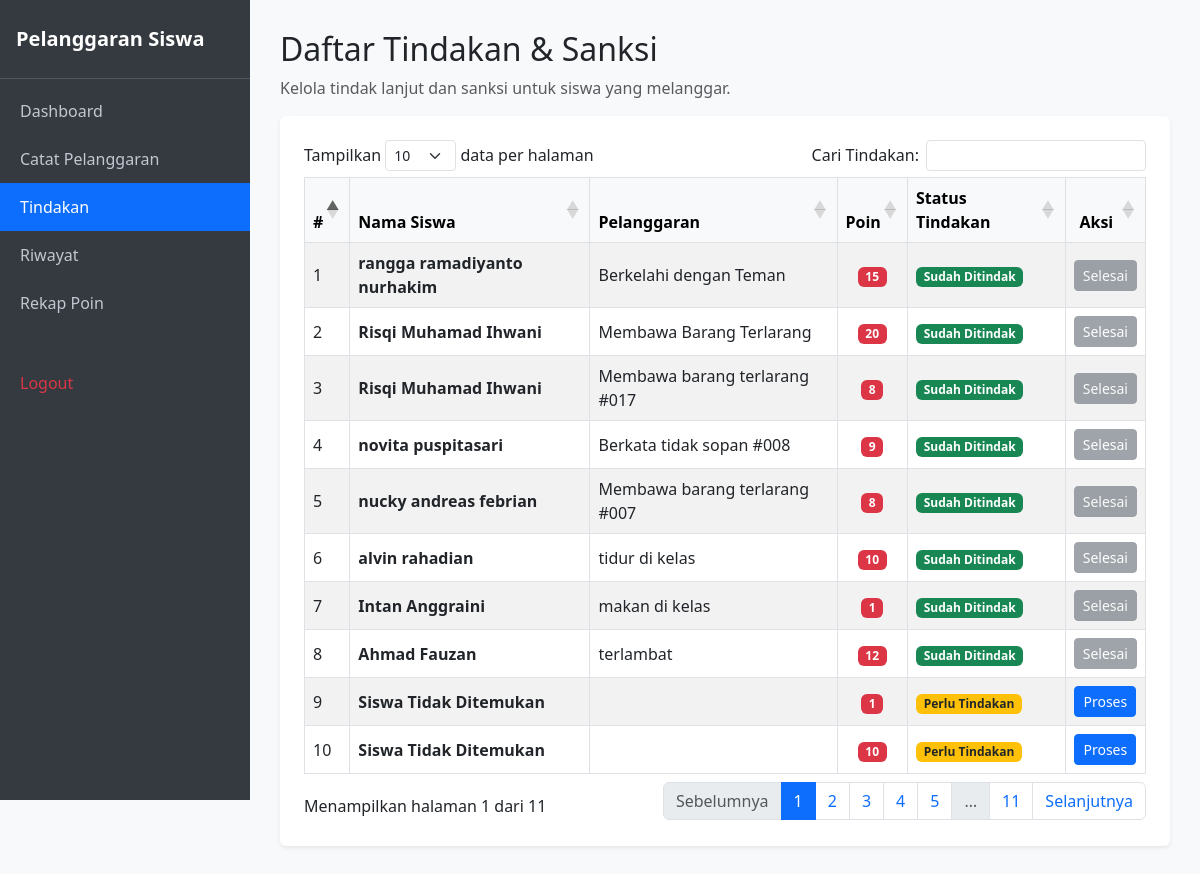
Screenshot of /tindakan.php (signed in) with the database file from the repository.
### tables this page shows
CREATE TABLE `t_pelanggaran` (
  `id` int(11) NOT NULL,
  `pelanggaran_kategori_id` int(11) DEFAULT NULL,
  `kode` varchar(30) DEFAULT NULL,
  `nama` varchar(150) DEFAULT NULL,
  `poin` int(11) NOT NULL,
  `deskripsi` text NOT NULL,
  `status_aktif` tinyint(1) NOT NULL,
  `created_at` timestamp NOT NULL DEFAULT current_timestamp(),
  `updated_at` timestamp NOT NULL DEFAULT current_timestamp(),
  `id_t_siswa` int(11) NOT NULL,
  `pelanggaran` varchar(255) NOT NULL,
  `tanggal` date DEFAULT NULL,
  `status_tindakan` varchar(100) NOT NULL DEFAULT 'Perlu Tindakan'
);

CREATE TABLE `t_siswa` (
  `id` int(11) NOT NULL,
  `nis` varchar(30) DEFAULT NULL,
  `nisn` varchar(20) NOT NULL,
  `nama` varchar(150) DEFAULT NULL,
  `jenis_kelamin` char(1) NOT NULL,
  `tanggal_lahir` date NOT NULL,
  `alamat` text NOT NULL,
  `status_aktif` tinyint(1) NOT NULL,
  `created_at` timestamp NOT NULL DEFAULT current_timestamp(),
  `updated_at` timestamp NOT NULL DEFAULT current_timestamp()
);

### tindakan.php (the view, shortened to what this page needs)
<?php
include 'config/koneksi.php';
$query = mysqli_query($koneksi, "
    SELECT
        p.id,
        p.id_t_siswa,
        p.tanggal,
        p.pelanggaran,
        p.poin,
        p.status_tindakan,
        s.nama AS nama_siswa,
        s.nis
    FROM t_pelanggaran p
    LEFT JOIN t_siswa s ON p.id_t_siswa = s.id
    ORDER BY p.id DESC
");
?>
<!DOCTYPE html>
<html lang="id">
<head>
    <link href="https://cdn.jsdelivr.net/npm/bootstrap@5.3.0/dist/css/bootstrap.min.css" rel="stylesheet">
    <link rel="stylesheet" href="https://cdn.datatables.net/1.13.6/css/dataTables.bootstrap5.min.css">
</head>
<body>
<div class="sidebar">
    <div class="brand">Pelanggaran Siswa</div>
    <div class="nav flex-column mt-2">
        <a href="dashboard_guru.php">Dashboard</a>
        <a href="catat_pelanggaran.php">Catat Pelanggaran</a>
        <a href="tindakan.php" class="active">Tindakan</a>
        <a href="riwayat.php">Riwayat</a>
        <a href="rekap_poin.php">Rekap Poin</a>
        <a href="logout.php" class="text-danger">Logout</a>
    </div>
</div>
<div class="content">
    <h2>Daftar Tindakan & Sanksi</h2>
    <p class="text-muted">
        Kelola tindak lanjut dan sanksi untuk siswa yang melanggar.
    </p>
    <div class="card p-4 shadow-sm border-0">
        <div class="table-responsive">
            <table id="tabelTindakan"
                   class="table table-bordered table-striped align-middle"
                   style="width:100%">
                <thead class="table-light">
                    <tr>
                        <th>#</th>
                        <th>Nama Siswa</th>
                        <th>Pelanggaran</th>
                        <th class="text-center">Poin</th>
                        <th>Status Tindakan</th>
                        <th class="text-center">Aksi</th>
                    </tr>
                </thead>
                <tbody>
                <?php
                $no = 1;
                if (mysqli_num_rows($query) > 0):
                    while ($row = mysqli_fetch_assoc($query)):
                        $nama = $row['nama_siswa'] ?? '';
                        $pelanggaran = $row['pelanggaran'] ?? '-';
                        $poin = $row['poin'] ?? 0;
                        $status = $row['status_tindakan'] ?? 'Perlu Tindakan';
                        if (empty($nama)) {
                            $nama = 'Siswa Tidak Ditemukan';
                        }
                        $selesai = in_array(
                            $status,
                            ['Sudah Ditindak', 'Selesai']
                        );
                        $badge = $selesai
                            ? 'bg-success'
                            : 'bg-warning text-dark';
                ?>
                    <tr>
                        <td><?= $no++; ?></td>
                        <td>
                            <b><?= htmlspecialchars($nama); ?></b>
                        </td>
                        <td>
                            <?= htmlspecialchars($pelanggaran); ?>
                        </td>
                        <td class="text-center">
                            <span class="badge bg-danger">
                                <?= htmlspecialchars($poin); ?>
                            </span>
                        </td>
                        <td>
                            <span class="badge <?= $badge; ?>">
                                <?= htmlspecialchars($status); ?>
                            </span>
                        </td>
                        <td class="text-center">
                            <?php if ($selesai): ?>
                                <button class="btn btn-secondary btn-sm" disabled>
                                    Selesai
                                </button>
                            <?php else: ?>
                                <form method="POST"
                                      onsubmit="return confirm('Proses tindakan untuk siswa ini?')">
                                    <button type="submit"
                                            name="proses_tindakan"
                                            class="btn btn-primary btn-sm">
                                        Proses
                                    </button>
                                </form>
                            <?php endif; ?>
                        </td>
                    </tr>
                <?php
                    endwhile;
                endif; ?>
                </tbody>
            </table>
        </div>
    </div>
</div>
</body>
</html>

### tindakan.php (style rules this page uses)
body { min-height: 100vh; background-color: #f8f9fa; }
.sidebar { width: 250px; min-height: 100vh; background-color: #343a40; color: #fff; position: fixed; z-index: 100; }
.sidebar .brand { padding: 1.5rem 1rem; font-size: 1.25rem; font-weight: bold; border-bottom: 1px solid #4f5962; }
.sidebar a { color: #c2c7d0; text-decoration: none; padding: 12px 20px; display: block; }
.sidebar a:hover, .sidebar a.active { background-color: #0d6efd; color: #fff; }
.content { margin-left: 250px; padding: 30px; }

### rows the page displays
t_pelanggaran: id_t_siswa.nama "rangga ramadiyanto nurhakim", pelanggaran "Berkelahi dengan Teman", poin "15", status_tindakan "Sudah Ditindak", shows "Selesai"
t_pelanggaran: id_t_siswa.nama "Risqi Muhamad Ihwani", pelanggaran "Membawa Barang Terlarang", poin "20", status_tindakan "Sudah Ditindak", shows "Selesai"
t_pelanggaran: id_t_siswa.nama "Risqi Muhamad Ihwani", pelanggaran "Membawa barang terlarang #017", poin "8", status_tindakan "Sudah Ditindak", shows "Selesai"
t_pelanggaran: id_t_siswa.nama "novita puspitasari", pelanggaran "Berkata tidak sopan #008", poin "9", status_tindakan "Sudah Ditindak", shows "Selesai"
t_pelanggaran: id_t_siswa.nama "nucky andreas febrian", pelanggaran "Membawa barang terlarang #007", poin "8", status_tindakan "Sudah Ditindak", shows "Selesai"
t_pelanggaran: id_t_siswa.nama "alvin rahadian", pelanggaran "tidur di kelas", poin "10", status_tindakan "Sudah Ditindak", shows "Selesai"
t_pelanggaran: id_t_siswa.nama "Intan Anggraini", pelanggaran "makan di kelas", poin "1", status_tindakan "Sudah Ditindak", shows "Selesai"
t_pelanggaran: id_t_siswa.nama "Ahmad Fauzan", pelanggaran "terlambat", poin "12", status_tindakan "Sudah Ditindak", shows "Selesai"
t_pelanggaran: nama "Siswa Tidak Ditemukan", poin "1", status_tindakan "Perlu Tindakan"
t_pelanggaran: nama "Siswa Tidak Ditemukan", poin "10", status_tindakan "Perlu Tindakan"
